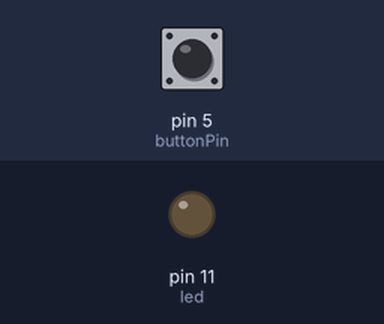
The sketch below on a simulated Arduino Uno, built with avr-gcc and run on an emulated ATmega328P. Parts: output pins drawn as LEDs (lit = HIGH). Dashed ring = blinking. The test bench sets the inputs (shaded band); at power-on: pin 5 (buttonPin) HIGH.

Above: at 1.2 s.
1.3 s: pin 5 (buttonPin) pulled LOW for 1 s
At 1.48 s:
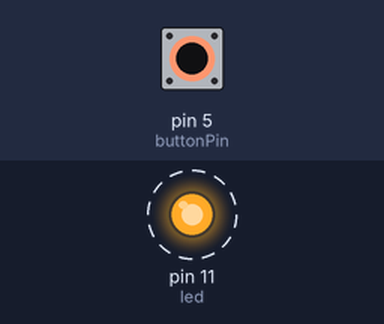
4.3 s: pin 5 (buttonPin) pulled LOW for 0.2 s
At 5.1 s:
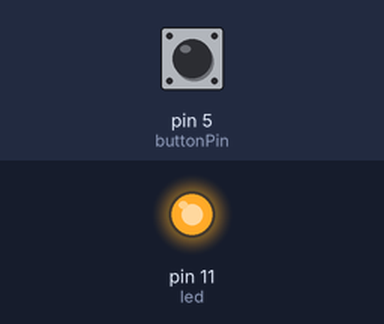
6.0 s: pin 5 (buttonPin) pulled LOW for 3.2 s
At 6.38 s:
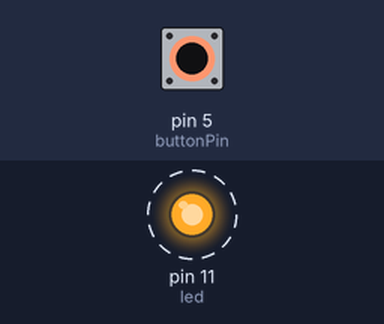
Timing chart, 0 to 10.6 s (numbered marks = the images above; inputs shaded):
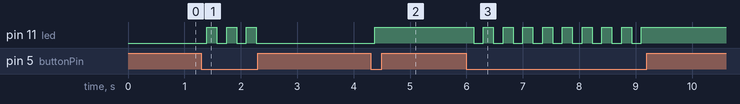

The sketch:

Button_Status.ino
```cpp
#define buttonPin 5
int led = 11;
bool ledToggle = false;
void setup() {
  pinMode(buttonPin, INPUT);
  pinMode(led, OUTPUT);
}
void loop() {
  if(digitalRead(buttonPin) == LOW){
    if(ledToggle){
      ledToggle = false;
    } else {
      ledToggle = true;
    }
  }
  if(ledToggle){
    digitalWrite(led, HIGH);
  } else {
    digitalWrite(led, LOW);
  }
  delay(175);
}
```

Measured:
- after the input at 1.3 s, pin 11 (led): alternates HIGH for 0.18 s and LOW for 0.18 s, 6 changes in all, then stays LOW, starting after 0.10 s
- after the input at 4.3 s, pin 11 (led): LOW → HIGH after 0.08 s
- after the input at 6.0 s, pin 11 (led): alternates HIGH for 0.18 s and LOW for 0.18 s, 18 changes in all, then stays HIGH, starting after 0.13 s
